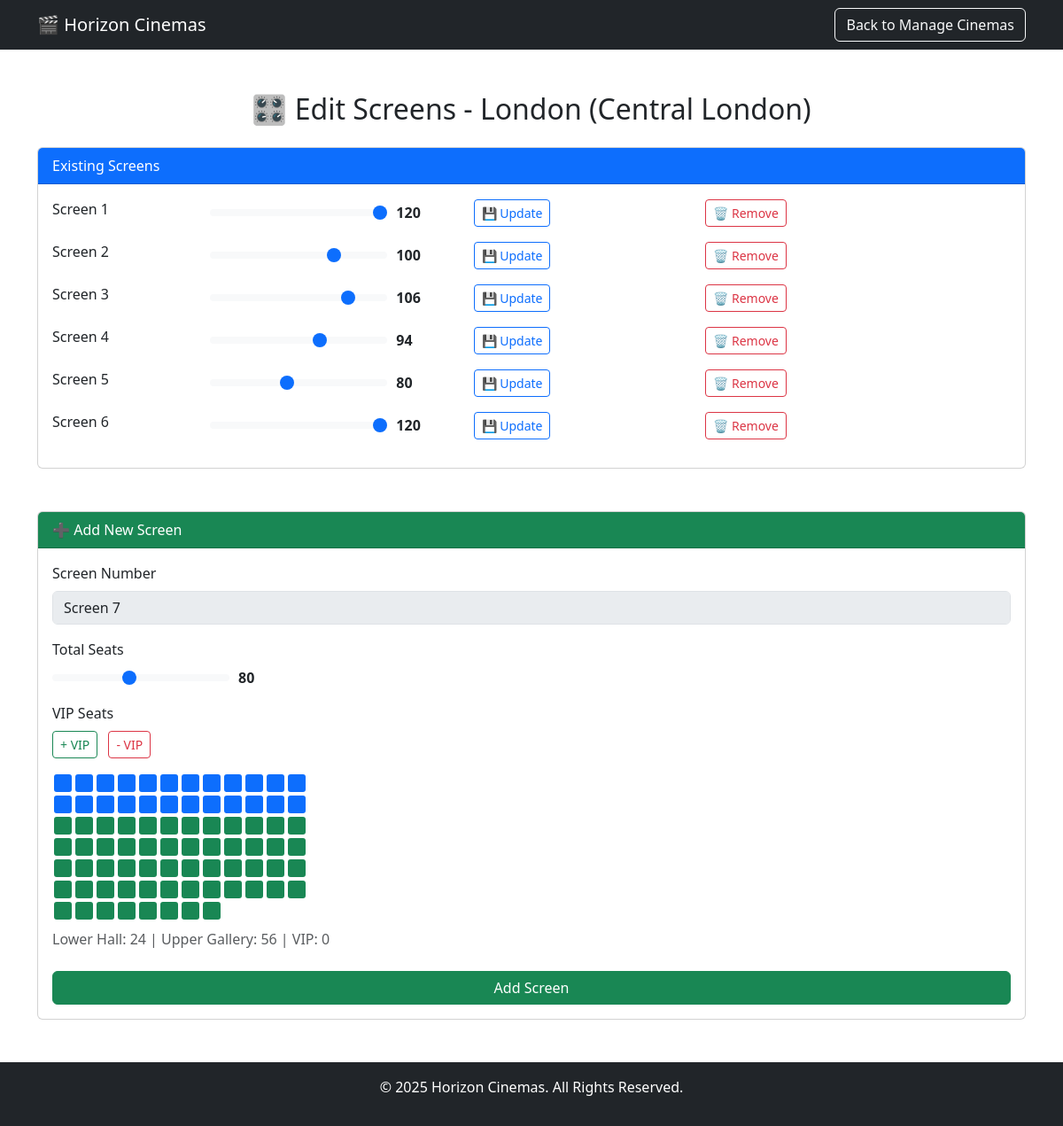
Page /edit_screens/1 (signed in) on the committed database.
### tables this page shows
CREATE TABLE cinemas (
            id INTEGER PRIMARY KEY AUTOINCREMENT,
            city TEXT NOT NULL,
            location TEXT NOT NULL,
            num_of_screens INTEGER NOT NULL
        );

CREATE TABLE screens (
    id INTEGER PRIMARY KEY AUTOINCREMENT,
    cinema_id INTEGER NOT NULL,
    screen_number INTEGER NOT NULL,
    total_seats INTEGER NOT NULL CHECK (total_seats BETWEEN 50 AND 120),
    FOREIGN KEY (cinema_id) REFERENCES cinemas(id) ON DELETE CASCADE
);

### blueprints/manager_routes.py (the view, shortened to what this page needs)
@manager_routes.route('/edit_screens/<int:cinema_id>', methods=['GET', 'POST'])
@jwt_required()
def edit_screens(cinema_id):
    user_id = get_jwt_identity()
    with get_db_connection() as conn:
        cursor = conn.cursor()
        cursor.execute("SELECT role FROM users WHERE id = ?", (user_id,))
        user = cursor.fetchone()
        if not user or user["role"] not in ["manager", "admin"]:
            flash("❌ Unauthorized", "danger")
            return redirect(url_for("home"))
        cursor.execute(
            "SELECT id, screen_number, total_seats FROM screens WHERE cinema_id = ? ORDER BY screen_number",
            (cinema_id,)
        )
        screens = cursor.fetchall()
        cursor.execute("SELECT city, location FROM cinemas WHERE id = ?", (cinema_id,))
        cinema = cursor.fetchone()
    return render_template("edit_screens.html", screens=screens, cinema=cinema, cinema_id=cinema_id)

### database/database_setup.py (called while the page is built)
def get_db_connection():
    print("✅ get_db_connection() called")
    print("📍 USING DB: /Users/foyezahammed/Desktop/SDGP-1/database/horizon_cinemas.db")
    conn = sqlite3.connect("/Users/foyezahammed/Desktop/SDGP-1/database/horizon_cinemas.db")
    conn.row_factory = sqlite3.Row
    return conn

### templates/edit_screens.html (shortened to what this page needs)
<!DOCTYPE html>
<html lang="en">
<head>
  <link rel="stylesheet" href="{{ url_for('static', filename='style.css') }}">
  <link rel="stylesheet" href="https://cdn.jsdelivr.net/npm/bootstrap@5.3.0/dist/css/bootstrap.min.css">
</head>
<body>
<nav class="navbar navbar-dark bg-dark">
  <div class="container">
    <a class="navbar-brand" href="/">🎬 Horizon Cinemas</a>
    <a href="/manage_cinemas" class="btn btn-outline-light">Back to Manage Cinemas</a>
  </div>
</nav>
<div class="container mt-5">
  <h2 class="text-center mb-4">🎛️ Edit Screens - {{ cinema.city }} ({{ cinema.location }})</h2>
  <div class="card mb-5">
    <div class="card-header bg-primary text-white">Existing Screens</div>
    <div class="card-body">
      {% if screens %}
        {% for screen in screens %}
        <div class="row align-items-center mb-3">
          <form method="POST" class="col-md-8 d-flex align-items-center">
            <div class="col-md-3">
              <label class="form-label">Screen {{ screen.screen_number }}</label>
            </div>
            <div class="col-md-5 d-flex align-items-center">
              <input type="range" min="50" max="120" value="{{ screen.total_seats }}"
                     class="form-range" name="total_seats" id="slider_{{ screen.id }}"
                     oninput="document.getElementById('label_{{ screen.id }}').innerText = this.value">
              <span class="slider-value" id="label_{{ screen.id }}">{{ screen.total_seats }}</span>
            </div>
            <div class="col-md-2">
              <button type="submit" class="btn btn-sm btn-outline-primary">💾 Update</button>
            </div>
          </form>
          <div class="col-md-2">
            <form method="POST" onsubmit="return confirm('Are you sure you want to remove this screen?')">
              <button type="submit" class="btn btn-sm btn-outline-danger">🗑️ Remove</button>
            </form>
          </div>
        </div>
        {% endfor %}
      {% else %}
        <p class="text-muted">No screens found for this cinema yet.</p>
      {% endif %}
    </div>
  </div>
  <div class="card">
    <div class="card-header bg-success text-white">➕ Add New Screen</div>
    <div class="card-body">
      {% set next_screen_number = (screens|length) + 1 %}
      <form method="POST">
        <div class="mb-3">
          <label class="form-label">Screen Number</label>
          <input type="text" class="form-control" value="Screen {{ next_screen_number }}" disabled>
        </div>
        <div class="mb-3">
          <label class="form-label">Total Seats</label>
          <div class="d-flex align-items-center">
            <input type="range" name="total_seats" min="50" max="120" value="80"
                   class="form-range" id="total_seats_slider"
                   oninput="updatePreview(this.value)">
            <span class="slider-value" id="seat_count_label">80</span>
          </div>
        </div>
        <div class="mb-3">
          <label class="form-label">VIP Seats</label>
          <div>
            <button type="button" class="btn btn-sm btn-outline-success me-2" onclick="adjustVIP(1)">+ VIP</button>
            <button type="button" class="btn btn-sm btn-outline-danger" onclick="adjustVIP(-1)">- VIP</button>
          </div>
        </div>
        <div class="seat-preview mb-2" id="seat_preview"></div>
        <div id="seat_counts" class="text-muted mb-4"></div>
        <button type="submit" class="btn btn-success w-100">Add Screen</button>
      </form>
    </div>
  </div>
</div>
<footer class="text-center bg-dark text-white py-3 mt-5">
  <p>© 2025 Horizon Cinemas. All Rights Reserved.</p>
</footer>
</body>
</html>

### static/style.css (style rules this page uses)
body { font-family: Arial, sans-serif; background-color: #f5f5f5; margin: 0; padding: 0; }

### templates/edit_screens.html (style rules this page uses)
.seat-preview { display: flex; flex-wrap: wrap; max-width: 300px; }
input[type=range] { width: 200px; }
.slider-value { font-weight: bold; min-width: 40px; margin-left: 10px; }

### rows in the picture
cinemas: city "London", location "Central London"
screens: screen_number "1", total_seats "120"
screens: screen_number "2", total_seats "100"
screens: screen_number "3", total_seats "106"
screens: screen_number "4", total_seats "94"
screens: screen_number "5", total_seats "80"
screens: screen_number "6", total_seats "120"
